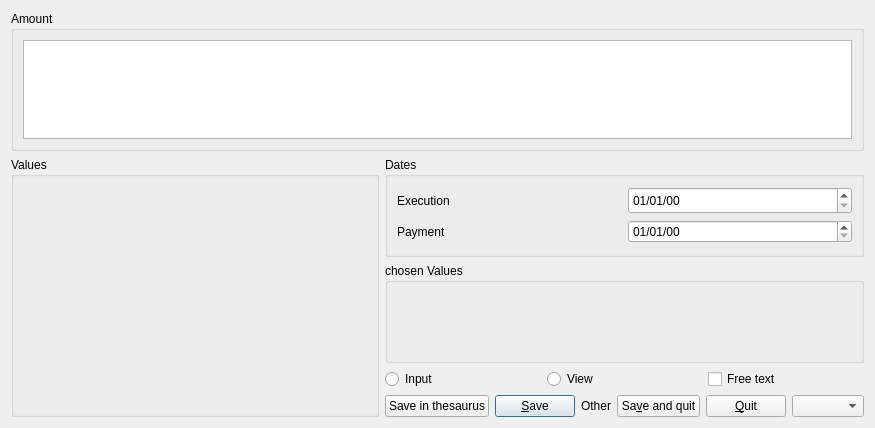
<?xml version="1.0" encoding="UTF-8"?>
<ui version="4.0">
 <class>ReceiptViewer</class>
 <widget class="QWidget" name="ReceiptViewer">
  <property name="geometry">
   <rect>
    <x>0</x>
    <y>0</y>
    <width>875</width>
    <height>428</height>
   </rect>
  </property>
  <property name="minimumSize">
   <size>
    <width>0</width>
    <height>0</height>
   </size>
  </property>
  <property name="windowTitle">
   <string>Form</string>
  </property>
  <layout class="QGridLayout" name="gridLayout_4">
   <item row="0" column="0">
    <layout class="QGridLayout" name="gridLayout_3">
     <item row="0" column="0" colspan="2">
      <widget class="QGroupBox" name="amoutsGroup">
       <property name="minimumSize">
        <size>
         <width>275</width>
         <height>100</height>
        </size>
       </property>
       <property name="title">
        <string>Amount</string>
       </property>
       <layout class="QGridLayout" name="gridLayout">
        <item row="0" column="0">
         <widget class="QTableView" name="amountsView">
          <property name="minimumSize">
           <size>
            <width>0</width>
            <height>0</height>
           </size>
          </property>
          <property name="editTriggers">
           <set>QAbstractItemView::AllEditTriggers</set>
          </property>
          <attribute name="horizontalHeaderStretchLastSection">
           <bool>true</bool>
          </attribute>
          <attribute name="verticalHeaderStretchLastSection">
           <bool>true</bool>
          </attribute>
         </widget>
        </item>
       </layout>
      </widget>
     </item>
     <item row="1" column="0" rowspan="4">
      <widget class="QGroupBox" name="actionsBox">
       <property name="minimumSize">
        <size>
         <width>240</width>
         <height>141</height>
        </size>
       </property>
       <property name="title">
        <string>Values</string>
       </property>
      </widget>
     </item>
     <item row="1" column="1">
      <widget class="QGroupBox" name="dateGroup">
       <property name="minimumSize">
        <size>
         <width>240</width>
         <height>100</height>
        </size>
       </property>
       <property name="title">
        <string>Dates</string>
       </property>
       <layout class="QGridLayout" name="gridLayout_5">
        <item row="0" column="0">
         <layout class="QGridLayout" name="gridLayout_2">
          <item row="0" column="0">
           <widget class="QLabel" name="label">
            <property name="text">
             <string>Execution</string>
            </property>
            <property name="buddy">
             <cstring>dateExecution</cstring>
            </property>
           </widget>
          </item>
          <item row="0" column="1">
           <widget class="QDateEdit" name="dateExecution">
            <property name="minimumSize">
             <size>
              <width>100</width>
              <height>27</height>
             </size>
            </property>
            <property name="displayFormat">
             <string notr="true">dd/MM/yy</string>
            </property>
           </widget>
          </item>
          <item row="1" column="0">
           <widget class="QLabel" name="paymentLabel">
            <property name="text">
             <string>Payment</string>
            </property>
            <property name="buddy">
             <cstring>datePayment</cstring>
            </property>
           </widget>
          </item>
          <item row="1" column="1">
           <widget class="QDateEdit" name="datePayment">
            <property name="displayFormat">
             <string notr="true">dd/MM/yy</string>
            </property>
           </widget>
          </item>
         </layout>
        </item>
       </layout>
      </widget>
     </item>
     <item row="3" column="1">
      <layout class="QHBoxLayout" name="horizontalLayout">
       <item>
        <widget class="QRadioButton" name="inputRadioButton">
         <property name="text">
          <string>Input</string>
         </property>
        </widget>
       </item>
       <item>
        <widget class="QRadioButton" name="displayRadioButton">
         <property name="text">
          <string>View</string>
         </property>
        </widget>
       </item>
       <item>
        <widget class="QCheckBox" name="freeTextCheckBox">
         <property name="text">
          <string>Free text</string>
         </property>
        </widget>
       </item>
      </layout>
     </item>
     <item row="4" column="1">
      <layout class="QHBoxLayout" name="horizontalLayout_2">
       <item>
        <widget class="QPushButton" name="thesaurusButton">
         <property name="minimumSize">
          <size>
           <width>0</width>
           <height>0</height>
          </size>
         </property>
         <property name="text">
          <string>Save in thesaurus</string>
         </property>
        </widget>
       </item>
       <item>
        <widget class="QPushButton" name="saveButton">
         <property name="text">
          <string>&amp;Save</string>
         </property>
         <property name="default">
          <bool>true</bool>
         </property>
        </widget>
       </item>
       <item>
        <widget class="QLabel" name="othersLabel">
         <property name="text">
          <string>Other</string>
         </property>
        </widget>
       </item>
       <item>
        <widget class="QPushButton" name="saveAndQuitButton">
         <property name="text">
          <string>Sa&amp;ve and quit</string>
         </property>
         <property name="default">
          <bool>false</bool>
         </property>
        </widget>
       </item>
       <item>
        <widget class="QPushButton" name="quitButton">
         <property name="minimumSize">
          <size>
           <width>0</width>
           <height>0</height>
          </size>
         </property>
         <property name="text">
          <string>&amp;Quit</string>
         </property>
        </widget>
       </item>
       <item>
        <widget class="QComboBox" name="othersBox"/>
       </item>
      </layout>
     </item>
     <item row="2" column="1">
      <widget class="QGroupBox" name="chosenValuesBox">
       <property name="minimumSize">
        <size>
         <width>0</width>
         <height>100</height>
        </size>
       </property>
       <property name="title">
        <string>chosen Values</string>
       </property>
      </widget>
     </item>
    </layout>
   </item>
  </layout>
 </widget>
 <resources/>
 <connections/>
</ui>
